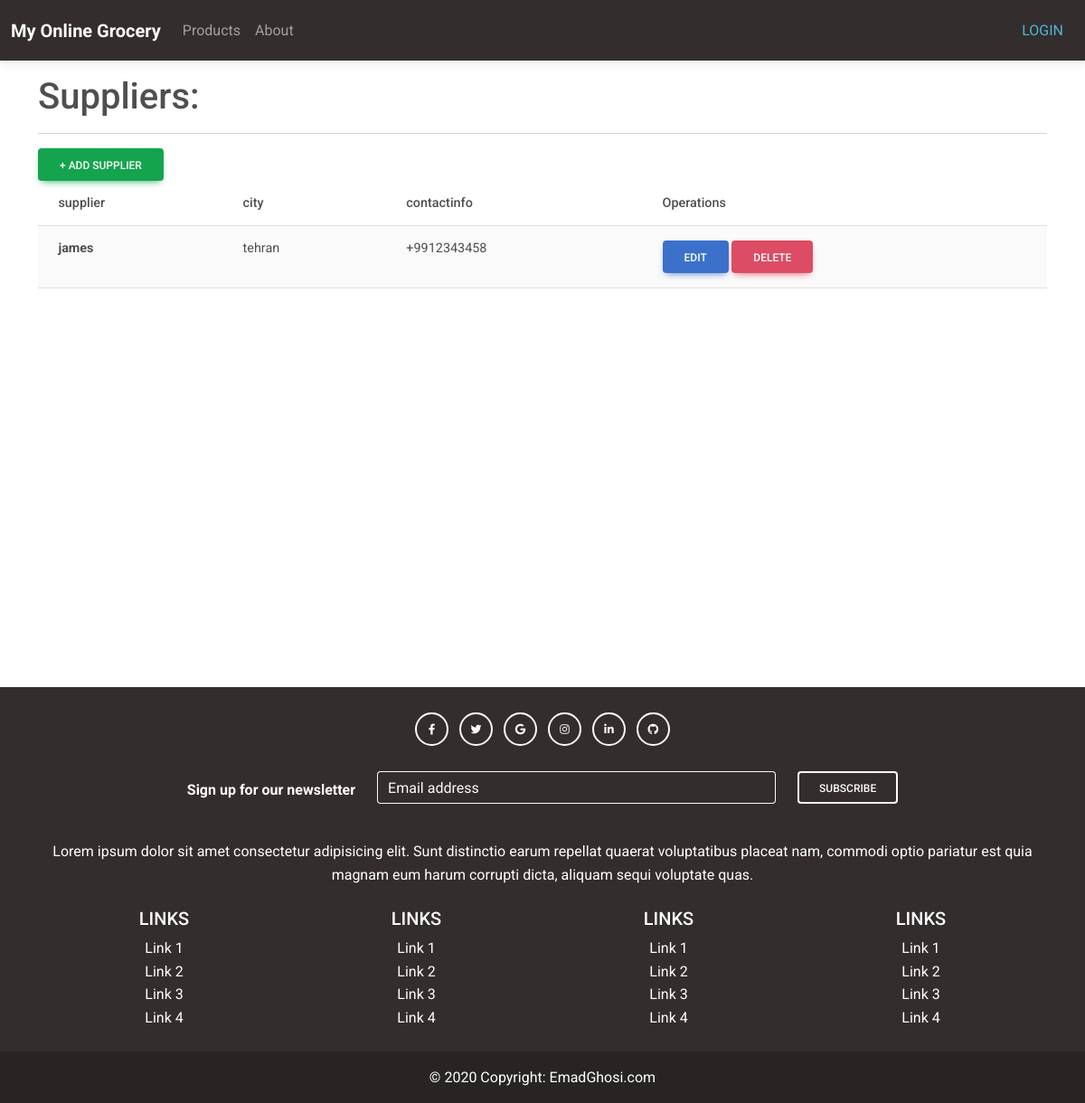
Screenshot of /inventory/supplierlist/ with the database file from the repository.
### inventory/models.py (models this page shows, shortened)
class Supplier(models.Model):
    name = models.CharField(max_length=100)
    contactInfo = models.TextField()
    city = models.ForeignKey(City,
            related_name='supplier_city',
            on_delete=models.CASCADE,)

class City(models.Model):
    name = models.CharField(max_length=100)

### inventory/views.py (the view)
# urls.py: path('supplierlist/', views.SupplierListView.as_view(), name='supplierlist'),
class SupplierListView(ListView,LoginRequiredMixin):
    model = Supplier
    template_name = 'supplierlist.html'

### templates/supplierlist.html (shortened to what this page needs)
{% extends 'base.html' %}
{% load static %}
{% block content %}
<html>
<head>
  <link
  href="https://cdnjs.cloudflare.com/ajax/libs/font-awesome/6.0.0/css/all.min.css"
  rel="stylesheet"
/>
<link
  href="https://cdnjs.cloudflare.com/ajax/libs/mdb-ui-kit/6.4.0/mdb.min.css"
  rel="stylesheet"
/>
</head>
<body>
    <div class="wrapper">
        <h1 class=" text-left mt-3 mb-3 ml-0 align-left w-50">Suppliers:</h1>
        <hr>
        <a
            href="{% url 'supplieradd' %}"
            class="btn btn-success align-right"
            role="btn"
            >+ Add supplier</a
            >
        <div class="wrapper">
            <table class="table table-striped">
                <thead class="thead-dark ">
                    <tr>
                        <th>supplier</th>
                        <th>city</th>
                        <th>contactinfo</th>
                        <th>Operations</th>
                    </tr>
                </thead>
                <tbody>
                    {% for item in object_list %}
                    <tr class="">
                        <td class="align-center"> <b >{{ item.name }} </b></td>
                        <td class="align-center"> {{ item.city.name }} </td>
                        <td class="align-center"> {{ item.contactInfo }} </td>
                        <td class="align-right">
                            <div class="align-right">
                                <a
                                href="{% url 'supplierupdate' pk=item.pk %}"
                                class="btn btn-primary align-right "
                                role="btn"
                                >Edit</a
                              >
                              <a
                              href="{% url 'supplierdelete' pk=item.pk %}"
                                class="btn btn-danger align-right"
                                role="btn"
                                >Delete</a
                              >
                            </div>
                        </td>
                    </tr>
                  {% endfor %}
                </tbody>
              </table>
            </div>
          </div>
</body>
</html>
{% endblock content %}

### static/css/base.css (style rules this page uses)
body { font-family: "Roboto", -apple-system, BlinkMacSystemFont, "Segoe UI", Roboto, "Helvetica Neue", Arial, "Noto Sans", sans-serif, "Apple Color Emoji", "Segoe UI Emoji", "Segoe UI Symbol", "Noto Color Emoji"; }
h1, h2, h3, h4, h5, h6, .h1, .h2, .h3, .h4, .h5, .h6 { font-family: "Roboto", -apple-system, BlinkMacSystemFont, "Segoe UI", Roboto, "Helvetica Neue", Arial, "Noto Sans", sans-serif, "Apple Color Emoji", "Segoe UI Emoji", "Segoe UI Symbol", "Noto Color Emoji"; }
a { -webkit-transition: .3s all ease; -o-transition: .3s all ease; transition: .3s all ease; }
a, a:hover { text-decoration: none !important; }

### templates/base.html (style rules this page uses)
.page-container { position: relative; min-height: 100vh; }

### rows the page displays
Supplier: name "james", city.name "tehran", contactInfo "+9912343458"
